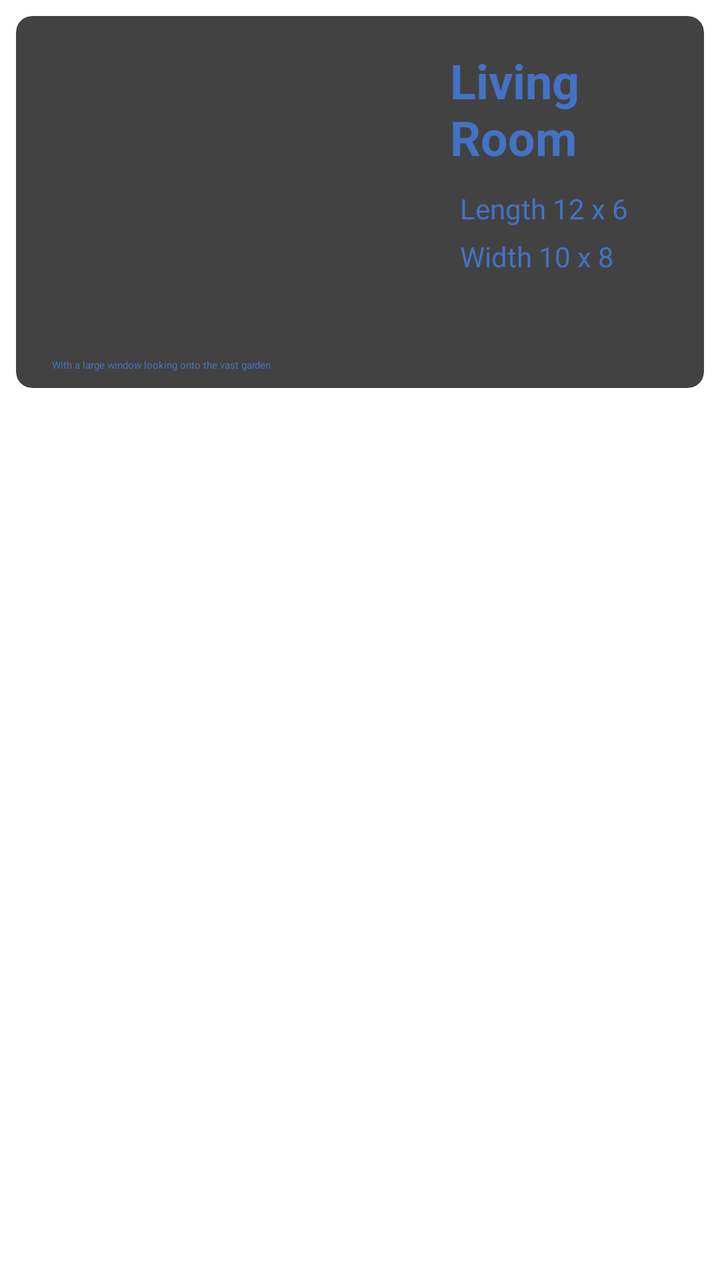
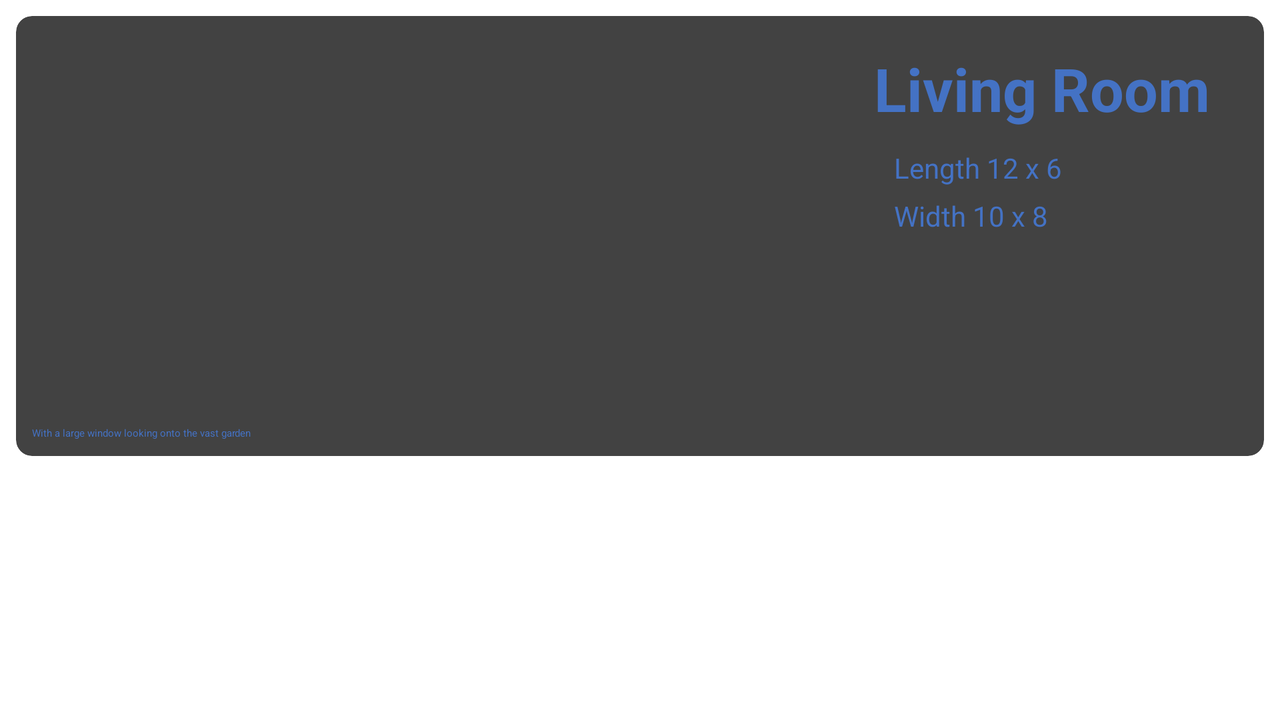

An Android layout and its configuration variant, each rendered on a device that would load it. The default file and the variant file are quoted in full after the pictures.
<!-- AndroidManifest.xml: application theme CustomTheme -->
<!-- res/layout/layout_slideshow.xml -->
<?xml version="1.0" encoding="utf-8"?>
<RelativeLayout xmlns:android="http://schemas.android.com/apk/res/android"
    xmlns:tools="http://schemas.android.com/tools"
    android:layout_width="match_parent"
    android:layout_height="wrap_content"
    xmlns:app="http://schemas.android.com/apk/res-auto"
    android:orientation="vertical">

    <android.support.v7.widget.CardView
        android:layout_width="match_parent"
        android:layout_height="wrap_content"
        android:layout_margin="8dp"
        app:cardCornerRadius="8dp" >

        <RelativeLayout
            android:layout_width="match_parent"
            android:layout_height="wrap_content"
            android:padding="8dp">

            <ImageView
                android:id="@+id/imageView_room"
                android:layout_width="199dp"
                android:layout_height="143dp"
                android:contentDescription="@string/room_image"
                android:padding="4dp" />

            <TextView
                android:id="@+id/textview_room_name"
                android:layout_width="wrap_content"
                android:layout_height="wrap_content"
                android:layout_alignParentTop="true"
                android:layout_marginStart="10dp"
                android:layout_marginTop="8dp"
                android:layout_toEndOf="@id/imageView_room"
                android:text="@string/living_room"
                android:textAppearance="@style/Base.TextAppearance.AppCompat.Large"
                android:textColor="?attr/colorAccent"
                android:textSize="24sp"
                android:textStyle="bold" />

            <TextView
                android:id="@+id/textview_length"
                android:layout_width="wrap_content"
                android:layout_height="wrap_content"
                android:layout_below="@id/textview_room_name"
                android:layout_marginStart="15dp"
                android:layout_marginTop="10dp"
                android:layout_toEndOf="@id/imageView_room"
                android:text="@string/length_12_x_6"
                android:textAppearance="@style/Base.TextAppearance.AppCompat.Medium"
                android:textColor="?attr/colorAccent"
                android:textSize="14sp" />

            <TextView
                android:id="@+id/textview_width"
                android:layout_width="wrap_content"
                android:layout_height="wrap_content"
                android:layout_below="@id/textview_length"
                android:layout_marginStart="15dp"
                android:layout_marginTop="5dp"
                android:layout_toEndOf="@id/imageView_room"
                android:text="@string/width_10_x_8"
                android:textAppearance="@style/Base.TextAppearance.AppCompat.Medium"
                android:textColor="?attr/colorAccent"
                android:textSize="14sp" />

            <TextView
                android:id="@+id/textview_desc"
                android:layout_width="375dp"
                android:layout_height="wrap_content"
                android:layout_below="@+id/imageView_room"
                android:layout_alignParentStart="true"
                android:layout_alignParentEnd="true"
                android:layout_marginStart="10dp"
                android:layout_marginTop="20dp"
                android:layout_marginEnd="10dp"
                android:text="@string/with_a_large_window_looking_onto_the_vast_garden"
                android:textAlignment="textStart"
                android:textColor="?attr/colorAccent" />

        </RelativeLayout>

    </android.support.v7.widget.CardView>

</RelativeLayout>
<!-- resources referenced by this layout -->
<resources>
  <string name="length_12_x_6">Length 12 x 6</string>
  <string name="living_room">Living Room</string>
  <string name="room_image">Room Image</string>
  <string name="width_10_x_8">Width 10 x 8</string>
  <string name="with_a_large_window_looking_onto_the_vast_garden">With a large window looking onto the vast garden</string>
  <style name="CustomTheme" parent="FirebaseUI">
          <item name="colorPrimary">@color/material_blue_600</item>
          <item name="colorPrimaryDark">@color/material_blue_700</item>
          <item name="colorAccent">@color/material_blues_a700</item>
          <item name="colorControlNormal">@color/material_blue_500</item>
          <item name="colorControlActivated">@color/material_yellow_a800</item>
          <item name="colorControlHighlight">@color/material_blue_a200</item>
          <item name="android:windowBackground">@color/material_yellow_50</item>
          <item name="colorButtonNormal">@color/material_blues_500</item>
          <item name="android:scrollbarThumbVertical">@color/material_blues_a700</item>
          <item name="android:windowAnimationStyle">@style/CustomActivityAnimation</item>
      </style>
  <color name="material_blue_600">#4472C4</color>
  <color name="material_blue_700">#024292</color>
  <color name="material_blues_a700">#4472C4</color>
  <color name="material_blue_500">#FF5722</color>
  <color name="material_yellow_a800">#4472C4</color>
  <color name="material_blue_a200">#4472C4</color>
  <color name="material_yellow_50">#FFFFFF</color>
  <color name="material_blues_500">#4472C4</color>
  <style name="CustomActivityAnimation" parent="@android:style/Animation.Activity">
          <item name="android:activityOpenEnterAnimation">@anim/slide_in_right</item>
          <item name="android:activityOpenExitAnimation">@anim/slide_out_left</item>
          <item name="android:activityCloseEnterAnimation">@anim/slide_in_left</item>
          <item name="android:activityCloseExitAnimation">@anim/slide_out_right</item>
      </style>
</resources>
<!-- res/layout-land/layout_slideshow.xml (the author's variant of the layout above) -->
<!-- drawn on the phone turned sideways -->
<?xml version="1.0" encoding="utf-8"?>
<RelativeLayout xmlns:android="http://schemas.android.com/apk/res/android"
    xmlns:tools="http://schemas.android.com/tools"
    android:layout_width="match_parent"
    android:layout_height="wrap_content"
    xmlns:app="http://schemas.android.com/apk/res-auto"
    android:orientation="vertical">

    <android.support.v7.widget.CardView
        android:layout_width="match_parent"
        android:layout_height="wrap_content"
        android:layout_margin="8dp"
        app:cardCornerRadius="8dp" >

        <RelativeLayout
            android:layout_width="match_parent"
            android:layout_height="wrap_content"
            android:padding="8dp">

            <ImageView
                android:id="@+id/imageView_room"
                android:layout_width="371dp"
                android:layout_height="177dp"
                android:contentDescription="@string/room_image"
                android:padding="4dp" />

            <TextView
                android:id="@+id/textview_room_name"
                android:layout_width="wrap_content"
                android:layout_height="wrap_content"
                android:layout_alignParentTop="true"
                android:layout_marginStart="50dp"
                android:layout_marginTop="8dp"
                android:layout_toEndOf="@id/imageView_room"
                android:text="@string/living_room"
                android:textAppearance="@style/Base.TextAppearance.AppCompat.Large"
                android:textColor="?attr/colorAccent"
                android:textSize="30sp"
                android:textStyle="bold" />

            <TextView
                android:id="@+id/textview_length"
                android:layout_width="wrap_content"
                android:layout_height="wrap_content"
                android:layout_below="@id/textview_room_name"
                android:layout_marginStart="60dp"
                android:layout_marginTop="10dp"
                android:layout_toEndOf="@id/imageView_room"
                android:text="@string/length_12_x_6"
                android:textAppearance="@style/Base.TextAppearance.AppCompat.Medium"
                android:textColor="?attr/colorAccent"
                android:textSize="14sp" />

            <TextView
                android:id="@+id/textview_width"
                android:layout_width="wrap_content"
                android:layout_height="wrap_content"
                android:layout_below="@id/textview_length"
                android:layout_marginStart="60dp"
                android:layout_marginTop="5dp"
                android:layout_toEndOf="@id/imageView_room"
                android:text="@string/width_10_x_8"
                android:textAppearance="@style/Base.TextAppearance.AppCompat.Medium"
                android:textColor="?attr/colorAccent"
                android:textSize="14sp" />

            <TextView
                android:id="@+id/textview_desc"
                android:layout_width="375dp"
                android:layout_height="wrap_content"
                android:layout_below="@+id/imageView_room"
                android:layout_marginTop="20dp"
                android:text="@string/with_a_large_window_looking_onto_the_vast_garden"
                android:textAlignment="textStart"
                android:textColor="?attr/colorAccent" />

        </RelativeLayout>

    </android.support.v7.widget.CardView>

</RelativeLayout>
